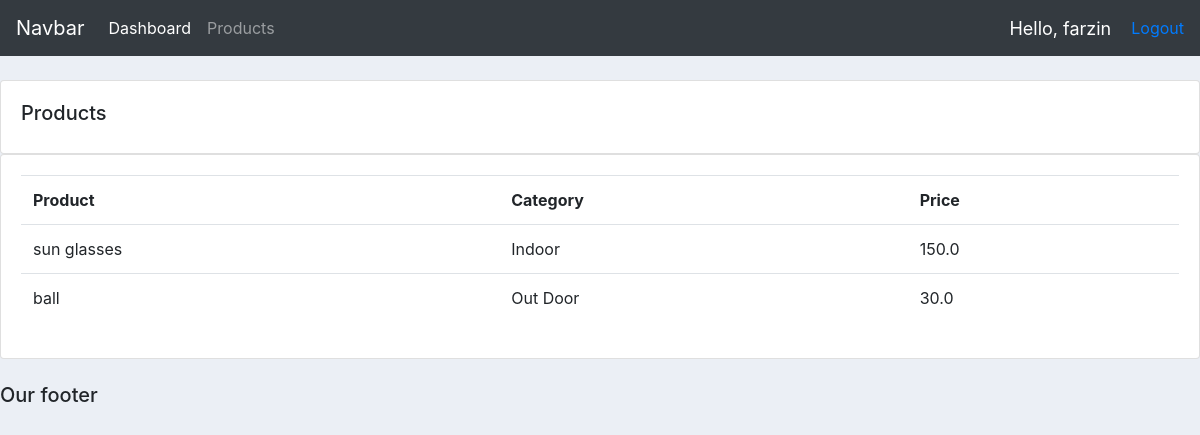
The page /products/ (signed in) on the database its author committed.
### accounts/models.py (models this page shows, shortened)
class Product(models.Model):
    CATEGORY = (
        ('Indoor', 'Indoor'),
        ('Out Door', 'Out Door'),
    )
    name = models.CharField(max_length=200, null=True)
    price = models.FloatField(null=True)
    category = models.CharField(max_length=200, null=True, choices=CATEGORY)
    description = models.CharField(max_length=200, blank=True, null=True)
    tags = models.ManyToManyField(Tag)
    date_created = models.DateTimeField(auto_now_add=True, null=True)

### accounts/decorators.py (the view)
        def wrapper_func(request, *args, **kwargs):
            group = None
            if request.user.groups.exists():
                group = request.user.groups.all()[0].name
            if group in allowed_roles:
                return view_func(request, *args, **kwargs)
            else:
                return HttpResponse('You are not authorized to view this page')

### accounts/views.py (called while the page is built)
@login_required(login_url='login')
@allowed_users(allowed_roles=['admin'])
def products(request):
    products = Product.objects.all()
    return render(request, 'accounts/products.html', {'products': products})

### accounts/templates/accounts/products.html
{%  extends 'accounts/main.html' %}
{% block content %}
		<br>
		<div class="row">
			<div class="col-md">
				<div class="card card-body">
					<h5>Products</h5>
				</div>
				<div class="card card-body">
					<table class="table">
						<tr>
							<th>Product</th>
							<th>Category</th>
							<th>Price</th>
						</tr>
                        {%  for i in products  %}
                        <tr>
                            <td> {{ i.name }}</td>
                            <td> {{ i.category }}</td>
                            <td> {{ i.price }}</td>
                        </tr>
                        {% endfor %}
					</table>
				</div>
			</div>
		</div>
{% endblock content %}

### accounts/templates/accounts/navbar.html (shortened to what this page needs)
{% load static %}
<nav class="navbar navbar-expand-lg navbar-dark bg-dark">
    <a class="navbar-brand" href="#">Navbar</a>
    <div class="collapse navbar-collapse" id="navbarNav">
        <ul class="navbar-nav">
            {% if request.user.is_staff %}
                <li class="nav-item active">
                    <a class="nav-link" href="{% url 'home' %}">Dashboard</a>
                </li>
                <li class="nav-item">
                    <a class="nav-link" href="{% url 'products' %}">Products</a>
                </li>
            {% else %}
                <li class="nav-item">
                    <a class="nav-link" href="{% url 'account' %}">Settings</a>
                </li>
            {% endif %}
        </ul>
    </div>
    <span id="hello-msg">Hello, {{ request.user }} </span>
    <span><a href="{% url 'logout' %}">Logout</a></span>
</nav>

### static/css/main.css (style rules this page uses)
body { background-color: #ebeff5; }

### accounts/templates/accounts/navbar.html (style rules this page uses)
#hello-msg { font-size: 18px; color: #fff; margin-right: 20px; }

### rows shown on the page
Product: name "sun glasses", category "Indoor", price "150.0"
Product: name "ball", category "Out Door", price "30.0"

### other values the page prints
{{ request.user }} "farzin"
